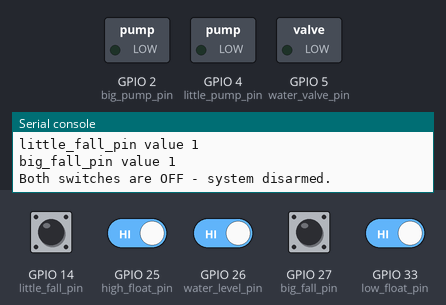
Recording of a program running on a simulated ESP32 board running MicroPython. On the bench: switched loads named in the program (green lamp = pin HIGH), the last lines printed to the serial console. The test bench sets the inputs (shaded band); at power-on: GPIO 14 (little_fall_pin), GPIO 25 (high_float_pin), GPIO 26 (water_level_pin), GPIO 27 (big_fall_pin), GPIO 33 (low_float_pin) HIGH. WiFi joins after 1.5 s.

Above: at 3.2 s.
3.3 s: GPIO 14 (little_fall_pin) pulled LOW for 1 s
5.8 s: GPIO 25 (high_float_pin) driven LOW
8.5 s: GPIO 27 (big_fall_pin) pulled LOW for 1 s
At 9.4 s:
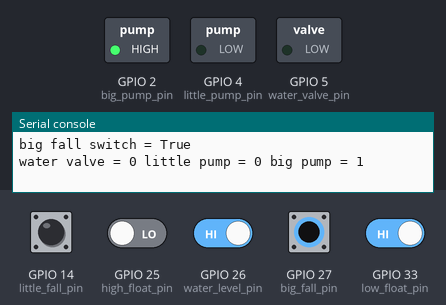
11.5 s: GPIO 14 (little_fall_pin) pulled LOW for 1 s
At 12.8 s:
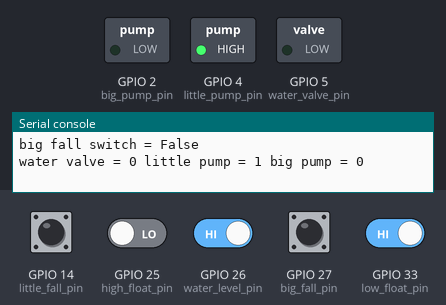
14.5 s: GPIO 33 (low_float_pin) driven LOW
17.5 s: GPIO 27 (big_fall_pin) pulled LOW for 1 s
At 18.8 s:
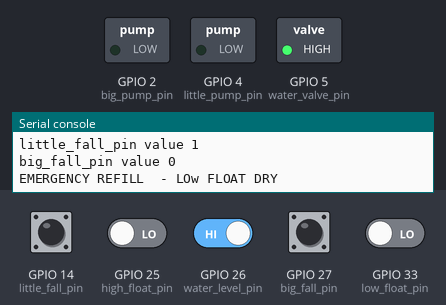
Timing chart, 0 to 20.5 s (numbered marks = the images above; inputs shaded):
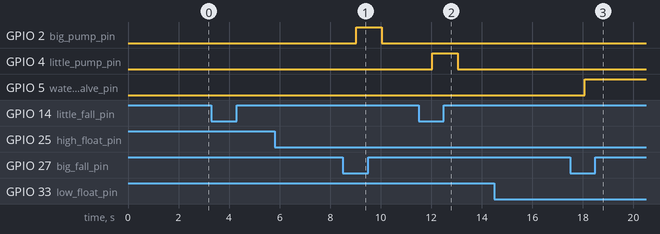

Measured:
- after the input at 8.5 s, GPIO 2 (big_pump_pin): LOW → HIGH after 0.53 s, → LOW 1.0 s later
- after the input at 11.5 s, GPIO 4 (little_pump_pin): LOW → HIGH after 0.54 s, → LOW 1.0 s later
- after the input at 17.5 s, GPIO 5 (water_valve_pin): LOW → HIGH after 0.57 s

The program:

main.py
```python
# (licence header left out)
VERSION = "2.25"

print()
print("Waterfall Controller")
print("Version:", VERSION)
print()

from machine import Pin
import time

# -----------------------------
# Pin Assignments (ESP32)
# -----------------------------

# Float switch
water_level_pin = Pin(26, Pin.IN, Pin.PULL_UP)

# New floats for highest float, and lowest float
# Highest float is another check to see if water is overflowing the pond
# Lowest float is a check to see if water level is nearing dangerous level for the big pump

high_float_pin = Pin(25, Pin.IN, Pin.PULL_UP)
low_float_pin = Pin(33, Pin.IN, Pin.PULL_UP)

# Switches - the inputs are active low since the switch ON causes a logic 0

# Top switch = Little Falls
big_fall_pin = Pin(27, Pin.IN, Pin.PULL_UP)

# Bottom switch = Big Falls
little_fall_pin = Pin(14, Pin.IN, Pin.PULL_UP)

# Outputs (ACTIVE HIGH)

# Top outlet = Little Pump
little_pump_pin = Pin(4, Pin.OUT)

# Bottom outlet = Big Pump
big_pump_pin = Pin(2, Pin.OUT)

# Fill valve
water_valve_pin = Pin(5, Pin.OUT)

# Initialize outputs OFF
little_pump_pin.value(0)
big_pump_pin.value(0)
water_valve_pin.value(0)

# Fault logic variable - if the water level float has failed, one or two may happen
# the big pump may run dry, so let's cause a fault if we ever see the low level float see water low
# or and, if we ever see the pond overflow, we will also cause this to be a fault

fault_latched = False
fault_reason = ""

# -----------------------------
# Main Loop
# -----------------------------

while True:

    if fault_latched:

        little_pump_pin.value(0)
        big_pump_pin.value(0)
        water_valve_pin.value(0)

        print("FAULT LATCHED")
        print("REASON:", fault_reason)
        print("Set BOTH switches OFF to clear")
        # read switches
        little_fall = (little_fall_pin.value() == 0)
        big_fall = (big_fall_pin.value() == 0)
        # until both switches are set to OFF, the fault will remain

        if not little_fall and not big_fall:
            print("Fault cleared")
            fault_reason = ""
            fault_latched = False

        time.sleep(1)
        continue

    # Float switch
    # 0 = low water
    # 1 = water OK
    water_level = water_level_pin.value()

    # new floats
    # low_level = 1 is good, that means low float sees water
    # high_level = 0 is good, that means high float does not see water, and that pond is not overflowing
    # if low_level = 0, this is actually catestrophic meaning the big pump is about to run dry
    # if high_level = 1, this means the pond has overflowed

    high_level = high_float_pin.value()
    low_level = low_float_pin.value()
    print("high_level value", high_level)
    print("low_level value", low_level)
    print()
    big_pump_is_dry = (low_level == 0)
    pond_has_overflowed = (high_level == 1)
    print("big pump is dry", big_pump_is_dry)
    print("pond has overflowed", pond_has_overflowed)
    print()

    # Active LOW switches
    # 0 = switch ON
    # 1 = switch OFF
    # 0 = switch on causes the if equal 0 to be True
    little_fall = (little_fall_pin.value() == 0)
    big_fall = (big_fall_pin.value() == 0)

    print("top switch (little falls)", little_fall)
    print("bottom switch (big falls)", big_fall)
    print("little_fall_pin value", little_fall_pin.value())
    print("big_fall_pin value", big_fall_pin.value())
    print()
    print("little_fall_pin value", little_fall_pin.value())
    print("big_fall_pin value", big_fall_pin.value())

    # -------------------------
    # Don't operate the waterfalls if the switches are not active
    # -------------------------
    if not little_fall and not big_fall:
        little_pump_pin.value(0)
        big_pump_pin.value(0)
        water_valve_pin.value(0)

        print("Both switches are OFF - system disarmed.")

        time.sleep(1)
        continue

    # -------------------------
    # Turn off both pumps and water if the big pump is about to run dry
    # Turn off both pumps and water if pond has overflowed
    # -------------------------
    if big_pump_is_dry:
        little_pump_pin.value(0)
        big_pump_pin.value(0)
        water_valve_pin.value(1)

        print("EMERGENCY REFILL  - LOw FLOAT DRY")
        time.sleep(60)
        continue

    # -------------------------
    # Turn off both pumps and water if pond has overflowed
    # -------------------------
    if pond_has_overflowed:
        little_pump_pin.value(0)
        big_pump_pin.value(0)
        water_valve_pin.value(0)

        fault_latched = True
        print("FAULT: Pond has overflowed")
        fault_reason = "POND OVERFLOW"
        time.sleep(1)
        continue

    # -------------------------
    # Fill Cycle
    # -------------------------
    if water_level == 0 and (little_fall or big_fall):

        water_valve_pin.value(1)

        little_pump_pin.value(0)
        big_pump_pin.value(0)

        time.sleep(60)

    else:
        water_valve_pin.value(0)

    # Re-read level after fill cycle
    water_level = water_level_pin.value()

    # -------------------------
    # Little Falls
    # -------------------------
    if water_level == 1 and little_fall:
        little_pump_pin.value(1)
    else:
        little_pump_pin.value(0)

    # -------------------------
    # Big Falls
    # -------------------------
    if water_level == 1 and big_fall:
        big_pump_pin.value(1)
    else:
        big_pump_pin.value(0)

    # -------------------------
    # Debug Output
    # -------------------------
    print("water level =", water_level)
    print("little fall switch =", little_fall)
    print("big fall switch =", big_fall)

    print(
        "water valve =", water_valve_pin.value(),
        "little pump =", little_pump_pin.value(),
        "big pump =", big_pump_pin.value()
    )

    print()

    time.sleep(1)
```

boot.py
```python
# This file is executed on every boot (including wake-boot from deepsleep)
#import esp
#esp.osdebug(None)

import network
import time

SSID = "MY SSID"
PASSWORD = "MY Password"

wlan = network.WLAN(network.STA_IF)
wlan.active(True)

wlan.ifconfig((
    "192.168.4.50",
    "255.255.255.0",
    "192.168.4.1",
    "8.8.8.8"
))

print("Connecting to WiFi...")

wlan.connect(SSID, PASSWORD)

timeout = 20

while not wlan.isconnected() and timeout > 0:
    time.sleep(1)
    timeout -= 1

if wlan.isconnected():
    print("WiFi connected")
    print("IP Address:", wlan.ifconfig()[0])
    print("Network:", wlan.ifconfig())

    import webrepl
    webrepl.start()

else:
    print("WiFi connection failed")
```
